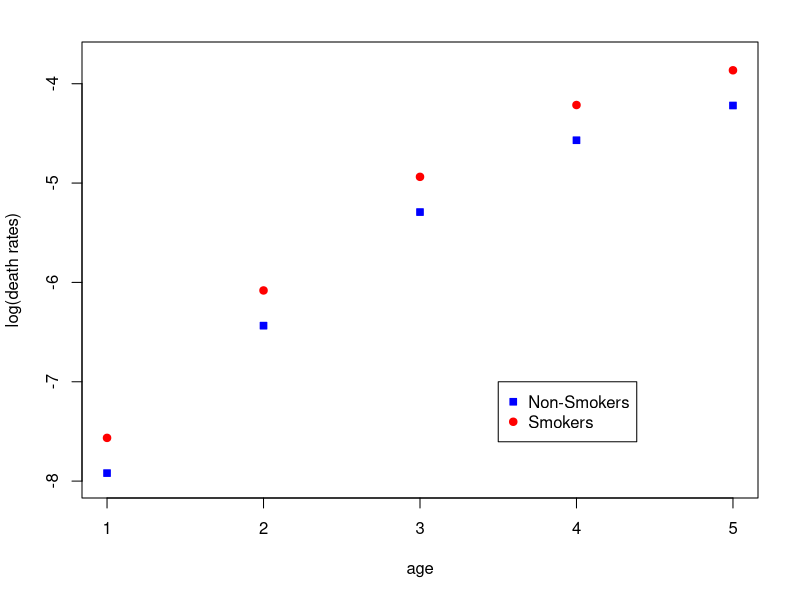
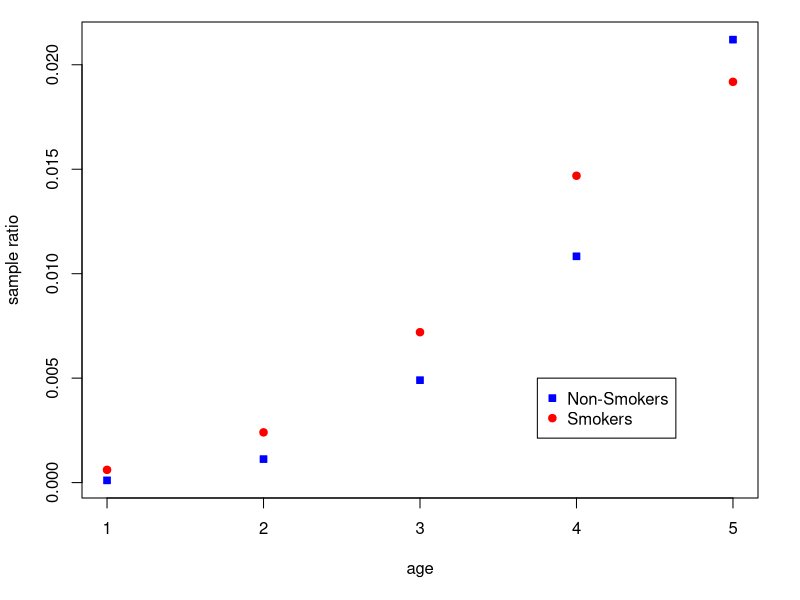
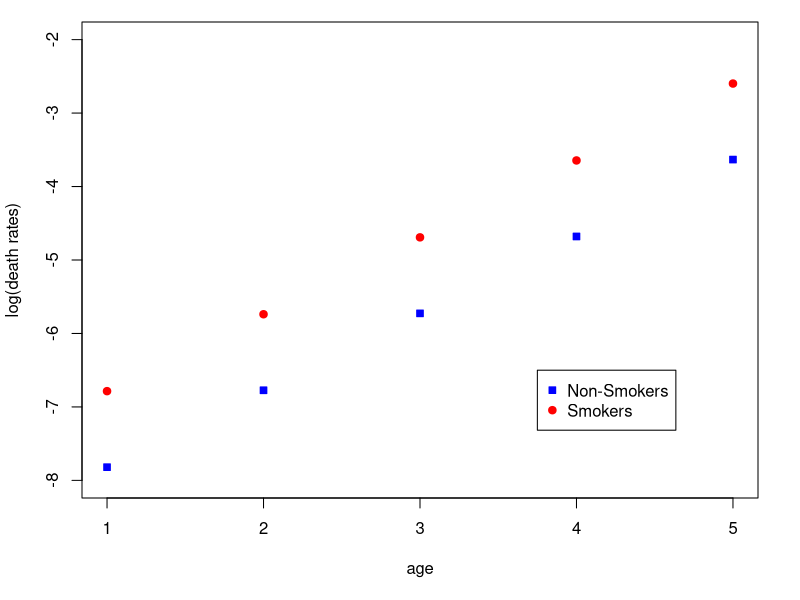
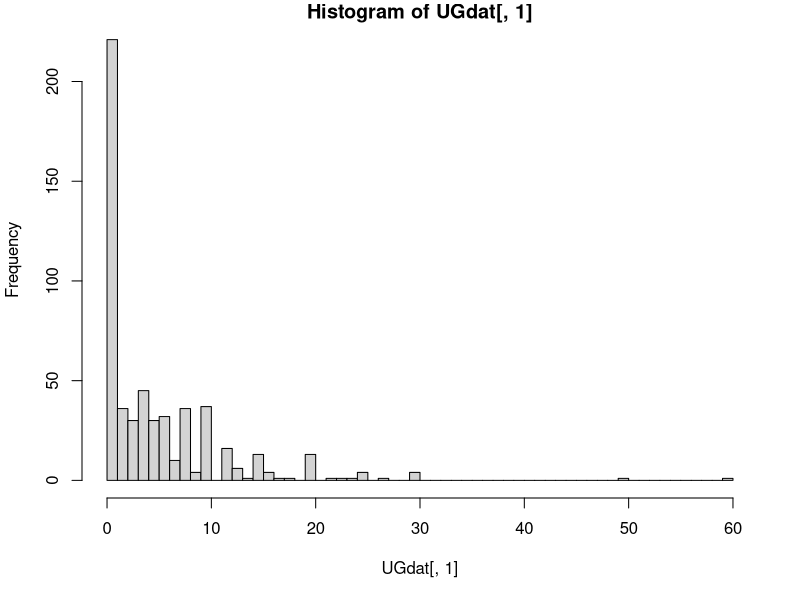

R code for these plots, in order:
## ---- chunk 1
options(width = 1111)
## ---- chunk 2
smokers<-data.frame(	c(  35 , 44 , 18793 , 52407 , 2 , 32 ),	
  c( 45 , 54 , 10673 , 43248 , 12 , 104 ),	c( 55 , 64 , 5710 , 28612 , 28 , 206 ),	
  c( 65 , 74 , 2585 , 12663 , 28 , 186 ),	c( 75 , 84 , 1462 , 5317 , 31 , 102 )  )

smokers<-t(as.matrix(smokers));smokers<-as.data.frame(smokers)
rownames(smokers)<-paste0( smokers$V1,"-", smokers$V2); smokers<-smokers[,-c(1:2)]
names(smokers)<-c(paste0("PY",c("nonsmokers", "smokers")),
	paste0("CD",c("nonsmokers", "smokers")))

smokers<-data.frame(rep(1:5,2),c(rep("NS",5),rep("S",5))	,
	c(smokers$PYnonsmokers,smokers$PYsmokers),
	c(smokers$CDnonsmokers,smokers$CDsmokers))

names(smokers)<-c("age","smoker","PersonYears","Deaths")
smokers$age<-as.factor(smokers$age);smokers$ageQI<-as.numeric(smokers$age)
smokers$ratios<-smokers[,4]/smokers[,3];str(smokers)

smokers.fit<- glm(Deaths ~ age+smoker, offset = log(PersonYears), family=poisson, data=smokers) 
summary(smokers.fit)

par(mar=c(5.1,4.1,2.1,2.1))
plot( ( smokers.fit$linear.predictors[1:5] )  - log(smokers$PersonYears)[1:5],
	 ylim=c(-8,-3.75) , pch=22 ,col="blue", bg ="blue", 
		ylab="log(death rates)",xlab="age")  
points(smokers.fit$linear.predictors[6:10]  - log(smokers$PersonYears)[6:10],
	pch=21 , bg ="red",col="red")
legend(3.5,-7,c("Non-Smokers", "Smokers"), pch = c(22,21), col=c("blue","red") , pt.bg=c("blue","red"))
## ---- chunk 3
1-pchisq(12.134  , 4 )
## ---- chunk 4
par(mar=c(5.1,4.1,1.1,2.1))
plot(1:5,smokers$ratios[1:5] , pch=22 ,col="blue", bg ="blue", ylab="sample ratio",xlab="age")  
points(1:5,smokers$ratios[6:10],pch=21 , bg ="red",col="red")
legend(3.75,0.005,c("Non-Smokers", "Smokers"), pch = c(22,21), col=c("blue","red") , pt.bg=c("blue","red"))
## ---- chunk 5
smokersQI.fit<-  glm(Deaths ~ ageQI*smoker, offset = log(PersonYears),family=poisson, data=smokers) 
summary(smokersQI.fit)
plot(1:5,-8.86716 + 1.04685*(1:5) , ylim=c(-8,-2), pch=22 ,col="blue", bg ="blue",ylab="log(death rates)",xlab="age")
points(1:5,-8.86716 + 1.04685*(1:5) +1.284  -0.249,pch=21 , bg ="red",col="red")
legend(3.75,-6.5,c("Non-Smokers", "Smokers"), pch = c(22,21), col=c("blue","red") , pt.bg=c("blue","red"))
## ---- chunk 6
setwd("G:\\math\\661")
dat<-read.csv("sex.csv")
dat<-data.frame(
	  (rep(dat$Response,2)),
	c(dat$Male,dat$Female),
	as.factor(c(rep(1,nrow(dat)),rep(0,nrow(dat))))	)
names(dat)<-c("response","counts","gender")
str(dat)
cbind(head(dat) ,tail(dat))



dat.fit<-glm(response ~ gender, family=poisson, weights=counts, data=dat) 
summary(dat.fit)

 
tab<-cbind(dat[which(dat$gender == 0),],dat[which(dat$gender == 1 ),-1])
tab<-tab[,c(1,2,4)];tab[19,2]<-sum(tab[19:nrow(tab),2]);
tab[19,3]<-sum(tab[19:nrow(tab),3]);tab<-tab[1:19,]
names(tab)[2:3]<-c("Female","Male")
head(tab) 
c(sum(tab[,2]),sum(tab[,1]*tab[,2]));    sum(tab[,1]*tab[,2])/sum(tab[,2])
sum( tab[,2]*((tab[,1]- 4.183871 )^2) ) / ( sum(tab[,2]) -1)

c(sum(tab[,3]),sum(tab[,1]*tab[,3]));    sum(tab[,1]*tab[,3])/sum(tab[,3])
sum( tab[,3]*((tab[,1]- 4.183871 )^2) ) / ( sum(tab[,3]) -1)


1-pchisq(3985.7,43)
## ---- chunk 7
exp(0.30850 -1.96*0.03822);exp(0.30850 +1.96*0.03822)
## ---- chunk 8
library(MASS)
nb.fit<-glm.nb(response ~ gender, weights=counts, data=dat)
summary(nb.fit)
1-pchisq(600,43)
## ---- chunk 9
1-pchisq(600.60,43)
## ---- chunk 10
UGdat<-as.data.frame(lapply(dat, function(x,p) rep(x,p), dat[["counts"]]))
hist(UGdat[,1], breaks = seq(0,60,by=1))
## ---- chunk 11
suppressWarnings(suppressMessages(library(pscl)))

fit.zip = zeroinfl(response ~ gender |  1 ,data=UGdat)
summary(fit.zip )

#mixing proportions
phi=as.numeric( exp(coef(fit.zip)[3])/(1+exp(coef(fit.zip)[3])) )
phi;1-phi
## ---- chunk 12
fit.zinb = zeroinfl(response ~ gender| 1 ,dist="negbin",data=UGdat)
summary(fit.zinb)

#mixing proportions
phi=as.numeric( exp(coef(fit.zinb)[3])/(1+exp(coef(fit.zinb)[3])) )
phi;1-phi
## ---- chunk 13
tab<-cbind(dat[which(dat$gender == 0),],dat[which(dat$gender == 1 ),-1])
tab<-tab[,c(1,2,4)] ; names(tab)[2:3]<-c("Female","Male"); 

sex.n = by(dat$counts, dat$gender, sum)
sex.nb = glm.nb(response ~ gender, weights=counts, data=dat)
sex.muhat = unique(sex.nb$fitted.values)

nfemale.poi = dpois(unique(dat[,1]), lambda=4.303226)*sex.n[1]
nmale.poi = dpois(unique(dat[,1]), lambda=5.858333)*sex.n[2]
nfemale.negb = round(dnbinom(unique(dat[,1]), size=sex.nb$theta,
mu=4.303226)*sex.n[1],3)
nmale.negb = round(dnbinom(unique(dat[,1]), size=sex.nb$theta, 
	mu=5.858333)*sex.n[2],3)


tab$poiF<-round( nfemale.poi  ,3)
tab$poiM<-round( nmale.poi ,3)

tab$negbF<-  nfemale.negb 
tab$negbM<-  nmale.negb 

phi=0.3505542
tab$zipF<- round(c(  as.numeric(
	sex.n[1] * (     phi + (1-phi)  * dpois(0,exp(1.99107)) )    ),
	sex.n[1]*( (1-phi)* dpois(unique(dat[,1])[-1],exp(1.99107)) ) ) ,3) 

tab$zipM<-round(c(  as.numeric(
	sex.n[2] * (     phi + (1-phi)  * dpois(0,exp(1.99107 + 0.09242)) )),
	sex.n[2]*((1-phi)*dpois(unique(dat[,1])[-1],exp(1.99107 + 0.09242)))),3)

phi=0.300723
tab$zinbF<-round(c( as.numeric(
	sex.n[1]*(  phi + (1-phi) * dnbinom(0,mu=exp(1.89133), exp(0.43572)))),
	sex.n[1]* ((1-phi) * dnbinom(unique(dat[,1])[-1], mu=exp(1.89133),
	exp(0.43572))   )	),3)

tab$zinbM<-round(c( as.numeric(
	sex.n[2]*(  phi + (1-phi) * dnbinom(0,mu=exp(1.89133+0.14584),
		exp(0.43572))) ),
	sex.n[2]* ((1-phi) * dnbinom(unique(dat[,1])[-1], mu=exp(1.89133 +  
		0.14584),exp(0.43572))   )),3)

datt<-tab[20:nrow(tab), ]
tab<-tab[1:20,]
tab[20, ]<-1:ncol(tab)
tab[20, 1]<-"20+" 

tab[20,4]<-round( (1-sum(dpois(0:20, lambda=4.303226 )))*sex.n[1],3)
tab[20,5]<-round( (1-sum(dpois(0:20, lambda=5.858333)))*sex.n[2],3)

tab[20,6]<-round( (1- sum(dnbinom(0:20, size=0.5018752,	
	mu= 4.303226)))*sex.n[1],3)
tab[20,7]<-round( (1- sum(dnbinom(0:20, size=0.5018752,
	mu=5.858333)))*sex.n[2],3)

tab[20,8]<-round( ( ( 0.3505542)* (1-sum(dpois(1:20,exp(1.99107)) )))*
	sex.n[1],3)
tab[20,9]<-round( ( ( 0.3505542)* (1-sum(dpois(1:20,exp(1.99107 +
	 0.09242)) )))*	sex.n[2],3)

 
tab[20,10]<-round( sex.n[1]* ( (1- 0.300723) * 
	(1-sum(dnbinom(0:20,	mu=exp(1.89133),	exp(0.43572))))),3)

tab[20,11]<-round( sex.n[2]* ( (1- 0.300723) * (1-sum(dnbinom(0:20, 
	mu=exp(1.89133+	0.14584),	 exp(0.43572))))),3)

tab[20,2]<-7
tab[20,3]<-7

 
print(tab,row.names = F)
